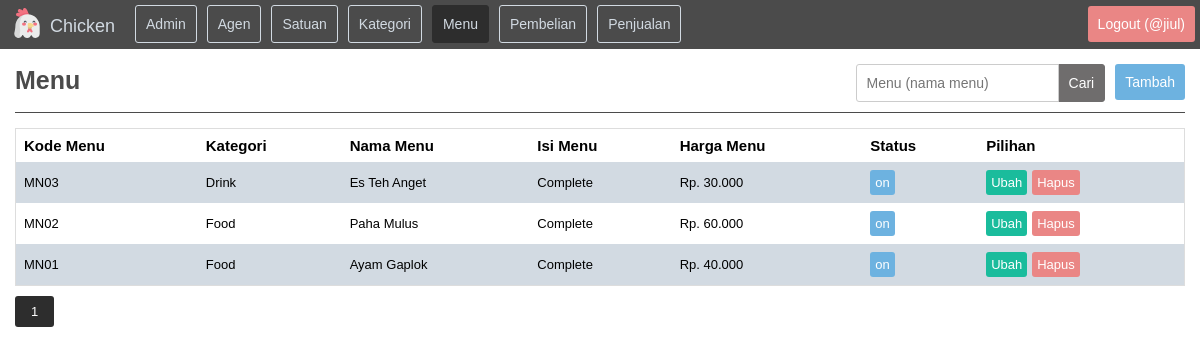
Screenshot of /?folder=menu&file=index (signed in) with the database file from the repository.
### tables this page shows
CREATE TABLE `tabel_menu` (
  `kolom_kode_menu` char(4) NOT NULL,
  `kolom_kode_kategori` char(4) NOT NULL,
  `kolom_nama_menu` varchar(40) NOT NULL,
  `kolom_isi_menu` text NOT NULL,
  `kolom_harga_menu` int(10) NOT NULL,
  `kolom_status_menu` enum('on','off') NOT NULL
);

CREATE TABLE `tabel_kategori` (
  `kolom_kode_kategori` char(4) NOT NULL,
  `kolom_nama_kategori` varchar(100) NOT NULL,
  `kolom_status_kategori` enum('on','off') NOT NULL
);

### page/menu/index.php (the view, shortened to what this page needs)
<?php
	$pencarian			=	isset($_GET["pencarian"]) ? $_GET["pencarian"] : false;
	if ($pencarian) {
		$url_pencarian 	=	"&pencarian=$pencarian";
		$where 			=	"WHERE tabel_menu.kolom_nama_menu LIKE '%$pencarian%'";
	}
	else {
		$url_pencarian 	=	"";
		$where 			=	"";
	}
	$pagination			=	isset($_GET["pagination"]) ? $_GET["pagination"] : 1;
	$data_per_halaman	=	10;
	$mulai_dari 		=	($pagination - 1) * $data_per_halaman;
	$sql				=	mysqli_query($koneksi, 	"
														SELECT
															tabel_menu.*,
															tabel_kategori.kolom_nama_kategori
														FROM
															tabel_menu
														INNER JOIN
															tabel_kategori
														ON
															tabel_menu.kolom_kode_kategori=tabel_kategori.kolom_kode_kategori
														$where
														ORDER BY
															tabel_menu.kolom_kode_menu
														DESC
														LIMIT
															$mulai_dari, $data_per_halaman
													")
													or die ("
														<div class='alert'>
															sql error<br>
															".mysqli_errno($koneksi)." - ".mysqli_error($koneksi)."
														</div>
													");
	$sqlTotal 			=	mysqli_query($koneksi,"SELECT * FROM tabel_menu $where");
?>
<div class="header">
	<h1>Menu</h1>
	<a href="<?php echo base_url."?folder=menu&file=tambah"; ?>" class="tambah">Tambah</a>
	<form method="get" name="formPencarianMenu">
		<button type="submit">Cari</button>
		<input type="text" name="pencarian" value="<?php echo $pencarian; ?>" placeholder="Menu (nama menu)">
	</form>
</div>
<?php if (mysqli_num_rows($sql)==0) { ?>
	<div class="alert">
		Tidak ada data menu
	</div>
<?php } else { ?>
	<div class="table-responsive">
		<table>
			<tr>
				<th>Kode Menu</th>
				<th>Kategori</th>
				<th>Nama Menu</th>
				<th>Isi Menu</th>
				<th>Harga Menu</th>
				<th>Status</th>
				<th>Pilihan</th>
			</tr>
			<?php while ($row = mysqli_fetch_array($sql)) { ?>
				<tr>
					<td><?php echo $row["kolom_kode_menu"]; ?></td>
					<td><?php echo $row["kolom_nama_kategori"]; ?></td>
					<td><?php echo $row["kolom_nama_menu"]; ?></td>
					<td><?php echo $row["kolom_isi_menu"]; ?></td>
					<td>Rp. <?php echo format_nomor($row["kolom_harga_menu"]); ?></td>
					<td>
						<?php if ($row["kolom_status_menu"]=="on") { ?>
							<div class="status-on">
								on
							</div>
						<?php } else { ?>
							<div class="status-off">
								off
							</div>
						<?php } ?>
					</td>
					<td>
						<a href="<?php echo base_url."?folder=menu&file=ubah&kode_menu=$row[kolom_kode_menu]"; ?>" class="ubah">
							Ubah
						</a>
						<a href="<?php echo base_url."?folder=menu&file=hapus&kode_menu=$row[kolom_kode_menu]"; ?>" class="hapus">
							Hapus
						</a>
					</td>
				</tr>
			<?php } ?>
		</table>
	</div>
	<?php echo pagination($sqlTotal, $data_per_halaman, $pagination, "?folder=menu&file=index$url_pencarian"); ?>
<?php } ?>

### css/style.css (style rules this page uses)
body { margin: 0; padding: 0; font-family: arial; }

### css/main.css (style rules this page uses)
.main .header { overflow: hidden; border-bottom: 1px solid #4b4b4b; }
.main .header h1 { float: left; color: #4b4b4b; font-size: 25px; }
.main .header form { float: right; }
.main .header input[type=text] { padding: 10px; margin: 5px 0px 5px 5px; font-size: 14px; border-top-left-radius: 3px; border-bottom-left-radius: 3px; float: right; position: relative; top: 10px; border: 1px solid #ccc; }
.main .header button { padding: 10px; margin: 5px 5px 5px -1px; font-size: 14px; border-top-right-radius: 3px; border-bottom-right-radius: 3px; float: right; position: relative; top: 10px; border: 1px solid #6f6d6d; cursor: pointer; background-color: #6f6d6d; color: #fff; }
.main .header a { color: #fff; text-align: center; padding: 10px; margin: 5px 0px 5px 5px; text-decoration: none; font-size: 14px; border-radius: 3px; background-color: #6db2e0; float: right; position: relative; top: 10px; }

### css/table.css (style rules this page uses)
.table-responsive { overflow-x: auto; margin-top: 15px; }
table { border-collapse: collapse; border-spacing: 0; width: 100%; border: 1px solid #ddd; }
th, td { text-align: left; padding: 8px; }
th { font-size: 15px; }
td { font-size: 13px; }
tr:nth-child(even) { background-color: #d2dae2; }
table .status-on { background-color: #6db2e0; padding: 5px; color: #fff; float: left; border-radius: 3px; margin-right: 5px; }
table .ubah { text-decoration: none; background-color: #1abc9c; padding: 5px; color: #fff; float: left; border-radius: 3px; margin-right: 5px; }
table .hapus { text-decoration: none; background-color: #ea8685; padding: 5px; color: #fff; float: left; border-radius: 3px; }

### rows the page displays
tabel_menu: kolom_kode_menu "MN03", tabel_kategori.kolom_nama_kategori "Drink", kolom_nama_menu "Es Teh Anget", kolom_isi_menu "Complete", kolom_harga_menu "30.000", kolom_status_menu "on"
tabel_menu: kolom_kode_menu "MN02", tabel_kategori.kolom_nama_kategori "Food", kolom_nama_menu "Paha Mulus", kolom_isi_menu "Complete", kolom_harga_menu "60.000", kolom_status_menu "on"
tabel_menu: kolom_kode_menu "MN01", tabel_kategori.kolom_nama_kategori "Food", kolom_nama_menu "Ayam Gaplok", kolom_isi_menu "Complete", kolom_harga_menu "40.000", kolom_status_menu "on"

### other values shown
$session_username "jiul"
